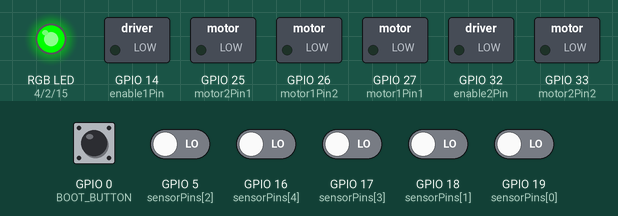
A sketch run on a simulated ESP32. Parts: switched loads named in the sketch (green lamp = pin HIGH), an RGB LED mixed from three pins (HIGH = lit). The test bench sets the inputs (shaded band); at power-on: GPIO 0 (BOOT_BUTTON) HIGH, GPIO 5 (sensorPins[2]), GPIO 16 (sensorPins[4]), GPIO 17 (sensorPins[3]), GPIO 18 (sensorPins[1]), GPIO 19 (sensorPins[0]) LOW.

Above: at 1.7 s.
1.8 s: GPIO 0 (BOOT_BUTTON) pulled LOW for 0.15 s
At 3.0 s:
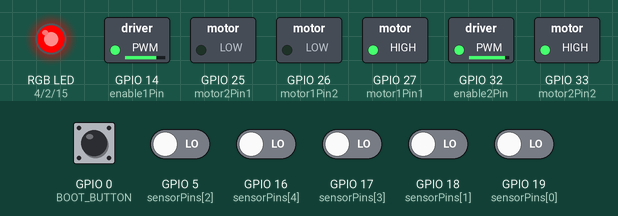
3.8 s: GPIO 18 (sensorPins[1]) driven HIGH
At 4.8 s:
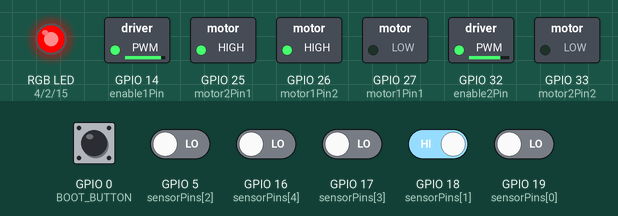
5.3 s: GPIO 0 (BOOT_BUTTON) pulled LOW for 1 s
At 6.0 s:
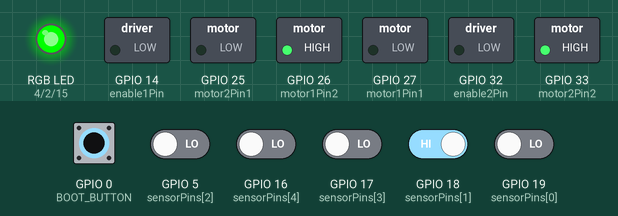
Timing chart, 0 to 8.3 s (numbered marks = the images above; inputs shaded):
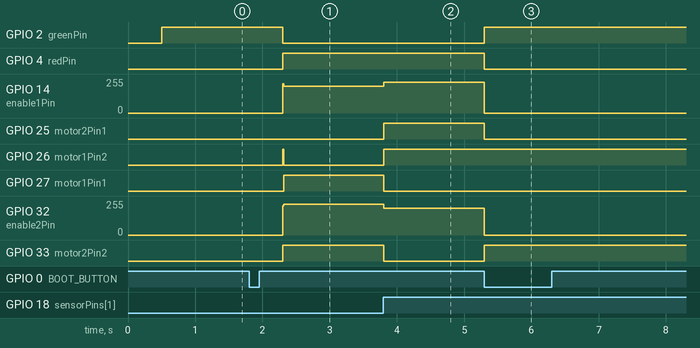

Measured:
- after the input at 1.8 s, GPIO 2 (greenPin): HIGH → LOW after 0.50 s; GPIO 4 (redPin), GPIO 33 (motor2Pin2): LOW → HIGH after 0.50 s; GPIO 14 (enable1Pin): 0/255 → 199/255 after 0.50 s; GPIO 26 (motor1Pin2): LOW → HIGH after 0.50 s, → LOW 0.01 s later; GPIO 27 (motor1Pin1): LOW → HIGH after 0.52 s
- after the input at 3.8 s, GPIO 14 (enable1Pin): 199/255 → 229/255 at once; GPIO 25 (motor2Pin1), GPIO 26 (motor1Pin2): LOW → HIGH at once; GPIO 27 (motor1Pin1), GPIO 33 (motor2Pin2): HIGH → LOW at once; GPIO 32 (enable2Pin): 229/255 → 199/255 at once
- after the input at 5.3 s, GPIO 2 (greenPin), GPIO 33 (motor2Pin2): LOW → HIGH at once; GPIO 4 (redPin), GPIO 25 (motor2Pin1): HIGH → LOW at once; GPIO 14 (enable1Pin): 229/255 → 0/255 at once; GPIO 32 (enable2Pin): 199/255 → 0/255 at once

The sketch:

esp32_code.ino
```cpp
enum DriveState {
  STATE_FORWARD,
  STATE_LEFT_FIX,
  STATE_RIGHT_FIX,
  STATE_HARD_LEFT,
  STATE_HARD_RIGHT
};

// 1. 腳位定義
const int motor1Pin1 = 27; const int motor1Pin2 = 26; const int enable1Pin = 14; // 左馬達
const int motor2Pin1 = 25; const int motor2Pin2 = 33; const int enable2Pin = 32; // 右馬達

const int sensorPins[5] = {19, 18, 5, 17, 16}; // 5路循跡感測器
const int BOOT_BUTTON = 0;                     // BOOT 按鈕

// RGB LED 腳位
const int redPin = 4; const int greenPin = 2; const int bluePin = 15;

// 2. PWM 參數與通道設定
const int freq = 30000;
const int resolution = 8;
const int channelA = 0; const int channelB = 1; // 馬達
const int chRed = 2; const int chGreen = 3; const int chBlue = 4; // LED

// 3. 速度與邏輯參數
const int MAX_SPEED = 255;
const int REVERSE_SPEED = 200;
const int TURN_SPEED = 100;
const unsigned long TIMEOUT_LIMIT = 5000; // 超出賽道容許時間：5000 毫秒 (5秒)

// 4. 狀態變數
bool isRunning = false;          // false = 安全狀態 (綠燈), true = 自主導航狀態 (紅燈)
int lastButtonState = HIGH;
unsigned long lastPressTime = 0;

// 脫軌計時變數
unsigned long outOfTrackStartTime = 0; // 紀錄開始脫軌的時間點
bool isOutOfTrack = false;             // 目前是否處於脫軌狀態

// 驅動函式
void moveCar(int leftSpeed, bool leftForward, int rightSpeed, bool rightForward) {
  // 左馬達轉向控制
  if (leftForward) {
    digitalWrite(motor1Pin1, LOW);  digitalWrite(motor1Pin2, HIGH);
  } else {
    digitalWrite(motor1Pin1, HIGH); digitalWrite(motor1Pin2, LOW);
  }
  ledcWrite(enable1Pin, leftSpeed);

  // 右馬達轉向控制
  if (rightForward) {
    digitalWrite(motor2Pin1, LOW);  digitalWrite(motor2Pin2, HIGH);
  } else {
    digitalWrite(motor2Pin1, HIGH); digitalWrite(motor2Pin2, LOW);
  }
  ledcWrite(enable2Pin, rightSpeed);
}

// 直行/修正驅動函式
void drive(int leftSpeed, int rightSpeed) {
  moveCar(leftSpeed, true, rightSpeed, true); // 預設皆為正轉
}

// RGB LED 顏色控制
void setLedColor(int r, int g, int b) {
  ledcWrite(redPin, r);
  ledcWrite(greenPin, g);
  ledcWrite(bluePin, b);
}

void setup() {
  Serial.begin(115200);
  delay(500);

  pinMode(motor1Pin1, OUTPUT); pinMode(motor1Pin2, OUTPUT);
  pinMode(motor2Pin1, OUTPUT); pinMode(motor2Pin2, OUTPUT);
  for(int i=0; i<5; i++) pinMode(sensorPins[i], INPUT);

  ledcAttachChannel(enable1Pin, freq, resolution, channelA);
  ledcAttachChannel(enable2Pin, freq, resolution, channelB);
  ledcAttachChannel(redPin, freq, resolution, chRed);
  ledcAttachChannel(greenPin, freq, resolution, chGreen);
  ledcAttachChannel(bluePin, freq, resolution, chBlue);

  // 初始：安全狀態，綠燈恆亮
  setLedColor(0, 255, 0);
}

void loop() {
  // A. 按鈕單擊偵測 (切換安全/導航狀態)
  int currentButtonState = digitalRead(BOOT_BUTTON);
  static bool resetStateOnResume = false; // 歷史狀態清除標記

  if (lastButtonState == HIGH && currentButtonState == LOW) {
    if (millis() - lastPressTime > 250) {
      isRunning = !isRunning;
      lastPressTime = millis();

      if (isRunning) {
        delay(500);
        isOutOfTrack = false;
        resetStateOnResume = true; // 標記需要重置狀態機
      } else {
        drive(0, 0);
        setLedColor(0, 255, 0);
      }
    }
  }
  lastButtonState = currentButtonState;

  //  B. 核心運行邏輯
  if (isRunning) {
    int s[5];
    for(int i=0; i<5; i++) s[i] = digitalRead(sensorPins[i]);

    if (s[0] == 1 && s[1] == 1 && s[2] == 1 && s[3] == 1 && s[4] == 1) {
      if (!isOutOfTrack) {
        outOfTrackStartTime = millis();
        isOutOfTrack = true;
      }

      unsigned long elapsed = millis() - outOfTrackStartTime;

      if (elapsed >= TIMEOUT_LIMIT) {
        isRunning = false;
        drive(0, 0);
        setLedColor(0, 255, 0);
        isOutOfTrack = false;
        return;
      }
    }
    else {
      setLedColor(255, 0, 0);
      isOutOfTrack = false;
      outOfTrackStartTime = millis();

      //  核心控制邏輯
      static DriveState lastValidState = STATE_FORWARD;
      static unsigned long lastStateChangeTime = 0;
      const unsigned long STATE_DEBOUNCE_TIME = 15;

      // 響應按鈕重啟，強行刷新歷史記憶
      if (resetStateOnResume) {
        lastValidState = STATE_FORWARD;
        lastStateChangeTime = millis();
        resetStateOnResume = false;
      }

      DriveState targetState = lastValidState;

      // 4路全0狀況
      bool isHardLeftCondition  = (s[0] == 0 && s[1] == 0) || (s[0] == 0 && s[1] == 0 && s[2] == 0 && s[3] == 0);
      bool isHardRightCondition = (s[3] == 0 && s[4] == 0) || (s[1] == 0 && s[2] == 0 && s[3] == 0 && s[4] == 0);

      // 條件判定與狀態鎖定
      if (isHardLeftCondition) {
        targetState = STATE_HARD_LEFT;   // 直角左轉
      }
      else if (isHardRightCondition) {
        targetState = STATE_HARD_RIGHT;  // 直角右轉
      }
      // 前一幀是大左轉，強制鎖定大轉彎
      else if (lastValidState == STATE_HARD_LEFT && (s[0] == 0 || s[1] == 0) && s[2] == 1) {
        targetState = STATE_HARD_LEFT;
      }
      // 前一幀是大右轉，強制鎖定大轉彎
      else if (lastValidState == STATE_HARD_RIGHT && (s[4] == 0 || s[3] == 0) && s[2] == 1) {
        targetState = STATE_HARD_RIGHT;
      }
      else if (s[2] == 0) {
        targetState = STATE_FORWARD;     // 直行
      }
      else if (s[1] == 0 || s[0] == 0) {
        targetState = STATE_LEFT_FIX;    // 左修
      }
      else if (s[3] == 0 || s[4] == 0) {
        targetState = STATE_RIGHT_FIX;   // 右修
      }
      else {
        // 全白：維持前一個狀態
        targetState = lastValidState;
      }

      // 避免高頻切換狀態
      if (targetState != lastValidState) {
        if (millis() - lastStateChangeTime >= STATE_DEBOUNCE_TIME) {
          lastValidState = targetState;
          lastStateChangeTime = millis();
        } else {
          targetState = lastValidState;
        }
      }

      // 執行
      switch (targetState) {
        case STATE_HARD_LEFT:
          // 直角左轉
          moveCar(REVERSE_SPEED, false, 230, true);
          break;

        case STATE_HARD_RIGHT:
          // 直角右轉
          moveCar(230, true, REVERSE_SPEED, false);
          break;

        case STATE_FORWARD:
          drive(220, 220); // 直行
          break;

        case STATE_LEFT_FIX:
          drive(40, 165);  // 左修
          break;

        case STATE_RIGHT_FIX:
          drive(165, 40);  // 右修
          break;
      }
    }
  }
  delayMicroseconds(500);
}
```
